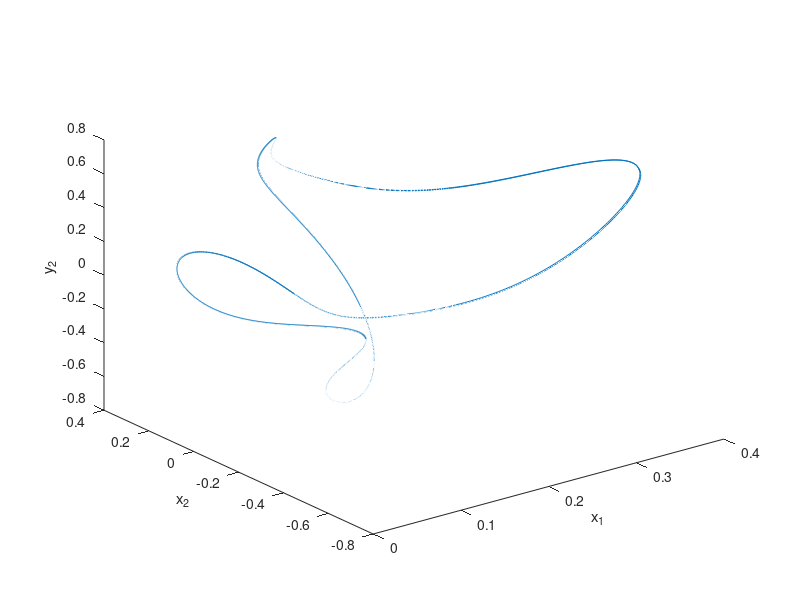

This chart was generated by the following MATLAB code:
%Adaptation of kursiv.m from Kassam ^ Trefethen (2005)

%Spatial grid:
d = 22;
N = 32;
%Initial condition:
%u = cos(4*pi*x/d).*(1+sin(4*pi*x/d));

rpo = [1.081769255879405645e-01 0.000000000000000000e+00  -1.130645021532460798e-01 ...  
	2.735234400271993951e-02  -2.300369007695817619e-02  2.743365567776075153e-02 ...
	4.242109469805525057e-01  -3.221375201839944691e-02  3.517350195620121411e-01 ...
	4.196323928512094570e-01  7.405822221667555938e-02  -4.911698645198029345e-01 ...
	-2.619084037151255262e-01  8.869647954573157966e-03  2.667068425090810685e-02 ...
	-1.245857190912121742e-01  1.848625450932936676e-01  -1.886910780372257068e-01 ...
	-4.364329592632312099e-02  -8.603322827952401136e-03  -4.893648586116418342e-02 ...
	-4.227361593906937137e-02  -5.743046880645331920e-02  6.141174799787345318e-02 ...
	3.556320072237982056e-03  -2.647610106987533310e-02  -3.295731184608969265e-03 ... 
	-1.760410218329051119e-02  -1.449156681256755577e-02  1.551927466950007474e-02]';
    
rpo = [3.70955584e-01   1.59178104e-16  -5.35414753e-01   6.72233738e-01 ...
  -1.60102241e-01   2.77492997e-01   2.26119482e-01   9.20202541e-02 ...
   1.01234154e-01  -7.61348435e-02   2.86999279e-03  -5.71633872e-02 ...
  -2.19911067e-02  -8.45432215e-03  -9.70953085e-03   5.74786687e-03 ...
   4.19544211e-04   4.07227658e-03   1.61695688e-03   7.51275352e-04 ...
   5.51797781e-04  -3.99001588e-04  -2.26058837e-05  -2.53441206e-04 ...
  -9.51845395e-05  -3.49971067e-05  -2.92711613e-05   2.18049965e-05 ...
   5.41318900e-07   1.12892181e-05]';


%v = zeros(32,1);
%v(2:16) = rpo(1:2:29) + 1i*rpo(2:2:30);
%v(32:-1:18) = rpo(1:2:29) - 1i*rpo(2:2:30);
%v(17)=0;

x0 = rpo;
v = [0; x0(1:2:end-1)+1i*x0(2:2:end); 0; x0(end-1:-2:1)-1i*x0(end:-2:2)];
u=real(ifft(v));

%Template:
slicep = zeros(N,1);
slicep(2) = 1;
slicep(N) = 1;

%ETDRK4 scalars:
h0 = 0.1;                        % time step
k = (2.*pi./d).*[0:N/2-1 0 -N/2+1:-1]';  % wave numbers
T = 1i * [0:N/2-1 0 -N/2+1:-1]'; %U(1) generator
%Linear term:  
Lold = k.^2 - k.^4;
%L = Lold + T;           
%L = Lold;
L = Lold;

E0 = exp(h0*L); E20 = exp(h0*L/2);
M = 16;                         % no. of points for complex means
r = exp(1i*pi*((1:M)-.5)/M);    % roots of unity
LR0 = h0*L(:,ones(M,1)) + r(ones(N,1), :);
Q0  = h0*real(mean(           (exp(LR0/2) - 1)./LR0                 ,2));
f10 = h0*real(mean(   (-4-LR0+exp(LR0).*(4-3*LR0+LR0.^2))./LR0.^3   ,2));
f20 = h0*real(mean(       (2+LR0+exp(LR0).*(-2+LR0))./LR0.^3        ,2));
f30 = h0*real(mean(   (-4-3*LR0-LR0.^2+exp(LR0).*(4-LR0))./LR0.^3   ,2));

h = h0;
E = E0; E2 = E20;

LR = LR0;
Q  = Q0;
f1 = f10;
f2 = f20;
f3 = f30;

%Nonlinear term:
g = 0.5i*k*N;
Nold = @(x) g.*fft(real(ifft(x)).^2); fft(real(ifft(v)).^2);

vold = @(x) Lold.*x + Nold(x);

%Reduced velocity:
tp = T.*slicep;
vhat = @(x) vold(x) - ((vold(x)'*tp)/((T.*x)'*tp)) * (T.*x);

%N = @(x) Nold(x) + (real(x(2))-1)*vold(x) - (imag(vold(x)(2)) + 1)*(T.*x);
N = @(x) Nold(x) + (real(x(2))-1)*vold(x) - imag(vold(x)(2))*(T.*x);
%N = @(x) Nold(x) - (imag(vold(x)(2))/real(x(2)))*(T.*x);

vnew = @(x) L.*x + N(x);

t = 0;
tau = 0;

%Time-stepping loop:
taut=0; tt = 0; vv = v;
tmax = 2*32.80617425;

while t < tmax
    
    tau = tau+h;
    
    Nv = N(v);
    a = E2.*v + Q.*Nv;
    Na = N(a);
    b = E2.*v + Q.*Na;
    Nb = N(b);
    c = E2.*a + Q.*(2*Nb-Nv);
    Nc = N(c);
    v = E.*v + Nv.*f1 + 2*(Na+Nb).*f2 + Nc.*f3;
    
    taut = [taut tau];
    vv = [vv, v];
    
%   t = trapz(taut, real(vv(2,:)));
    t = t + trapz([0 h], real(vv(2,end-1:end)));
    tt = [tt, t]; 
    
end

figure(1)
plot3(real(vv(2,:)), real(vv(3,:)), imag(vv(3,:)))
xlabel('x_1')
ylabel('x_2')
zlabel('y_2')

%save('data/sspsolution.dat', 'ta')
box off

print -dpng ksslice_tscaled.png
